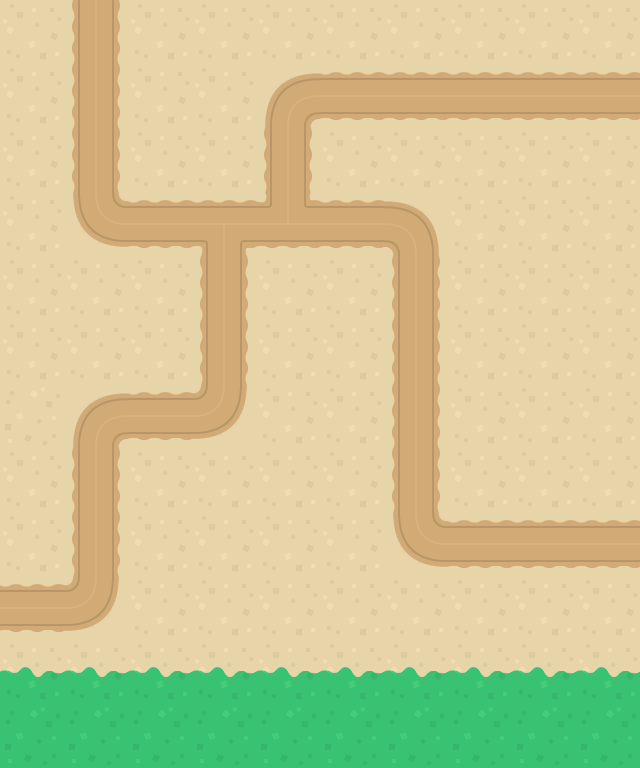

This is a level from a 2D game, rendered from its Tiled map with the project's own tilesets. A one-line summary and the map file follow, with tile-layer data summarised:
An orthogonal 10x12 tile map with 64x64 px tiles, 1 tile layer (terrain), 4 tilesets and 57 objects (18x waypoint, 6x ranged, 5x melee, cow).

<map version="1.0" tiledversion="1.1.5" orientation="orthogonal" renderorder="right-down" width="10" height="12" tilewidth="64" tileheight="64" infinite="0" nextobjectid="157">
 <tileset firstgid="1" source="units.tsx" />
 <tileset firstgid="61" source="enemies.tsx" />
 <tileset firstgid="66" source="locations.tsx" />
 <tileset firstgid="68" source="tiles.tsx" />
 <layer name="terrain" width="10" height="12">
  <data>[120 cells, 120 non-empty, 12 distinct tile ids]</data>
 </layer>
 <objectgroup name="enemies1">
  <properties>
   <property name="route" type="int" value="1" />
  </properties>
  <object id="82" gid="61" x="124" y="-77" width="32" height="32">
   <properties>
    <property name="entry_index" type="int" value="0" />
    <property name="wait" type="float" value="0" />
   </properties>
  </object>
  <object id="83" gid="61" x="164" y="-76" width="32" height="32">
   <properties>
    <property name="entry_index" type="int" value="1" />
    <property name="wait" type="float" value="0.5" />
   </properties>
  </object>
  <object id="84" gid="61" x="203" y="-77" width="32" height="32">
   <properties>
    <property name="entry_index" type="int" value="2" />
    <property name="wait" type="float" value="0.5" />
   </properties>
  </object>
  <object id="85" gid="61" x="244" y="-76" width="32" height="32">
   <properties>
    <property name="entry_index" type="int" value="3" />
    <property name="wait" type="float" value="5" />
   </properties>
  </object>
  <object id="86" gid="61" x="287" y="-76" width="32" height="32">
   <properties>
    <property name="entry_index" type="int" value="4" />
    <property name="wait" type="float" value="0.5" />
   </properties>
  </object>
  <object id="87" gid="61" x="331" y="-76" width="32" height="32">
   <properties>
    <property name="entry_index" type="int" value="5" />
    <property name="wait" type="float" value="0.5" />
   </properties>
  </object>
  <object id="151" gid="61" x="373.5" y="-75" width="32" height="32">
   <properties>
    <property name="entry_index" type="int" value="6" />
    <property name="wait" type="float" value="5" />
   </properties>
  </object>
  <object id="152" gid="61" x="416.5" y="-75" width="32" height="32">
   <properties>
    <property name="entry_index" type="int" value="7" />
    <property name="wait" type="float" value="0.5" />
   </properties>
  </object>
  <object id="153" gid="61" x="460.5" y="-75" width="32" height="32">
   <properties>
    <property name="entry_index" type="int" value="8" />
    <property name="wait" type="float" value="0.5" />
   </properties>
  </object>
 </objectgroup>
 <objectgroup name="enemies2">
  <properties>
   <property name="route" type="int" value="2" />
  </properties>
  <object id="114" gid="63" x="122" y="-36" width="27" height="32">
   <properties>
    <property name="entry_index" type="int" value="0" />
    <property name="trigger_enemy_id" type="int" value="85" />
    <property name="trigger_type" value="terminated" />
    <property name="wait" type="float" value="0" />
   </properties>
  </object>
  <object id="115" gid="63" x="165" y="-38" width="27" height="32">
   <properties>
    <property name="entry_index" type="int" value="1" />
    <property name="wait" type="float" value="1" />
   </properties>
  </object>
  <object id="116" gid="63" x="204" y="-38" width="27" height="32">
   <properties>
    <property name="entry_index" type="int" value="2" />
    <property name="wait" type="float" value="1" />
   </properties>
  </object>
  <object id="117" gid="63" x="247" y="-39" width="27" height="32">
   <properties>
    <property name="entry_index" type="int" value="3" />
    <property name="wait" type="float" value="5" />
   </properties>
  </object>
  <object id="118" gid="63" x="287" y="-36" width="27" height="32">
   <properties>
    <property name="entry_index" type="int" value="4" />
    <property name="wait" type="float" value="1" />
   </properties>
  </object>
 </objectgroup>
 <objectgroup name="enemies3">
  <properties>
   <property name="route" type="int" value="3" />
  </properties>
  <object id="146" gid="65" x="700" y="126" width="31" height="32">
   <properties>
    <property name="entry_index" type="int" value="0" />
    <property name="wait" type="float" value="10" />
   </properties>
  </object>
  <object id="147" gid="65" x="738" y="126" width="31" height="32">
   <properties>
    <property name="entry_index" type="int" value="1" />
    <property name="wait" type="float" value="5" />
   </properties>
  </object>
  <object id="148" gid="65" x="776" y="125" width="31" height="32">
   <properties>
    <property name="entry_index" type="int" value="2" />
    <property name="wait" type="float" value="5" />
   </properties>
  </object>
  <object id="149" gid="62" x="816" y="125" width="32" height="31">
   <properties>
    <property name="entry_index" type="int" value="3" />
    <property name="wait" type="float" value="5" />
   </properties>
  </object>
  <object id="150" gid="62" x="858" y="124" width="32" height="31">
   <properties>
    <property name="entry_index" type="int" value="4" />
    <property name="wait" type="float" value="5" />
   </properties>
  </object>
 </objectgroup>
 <objectgroup name="route1">
  <properties>
   <property name="id" type="int" value="1" />
  </properties>
  <object id="8" name="0" type="waypoint" x="96" y="-46">
   <properties>
    <property name="index" value="0" />
   </properties>
   <point />
  </object>
  <object id="10" name="2" type="waypoint" x="414" y="230">
   <properties>
    <property name="index" value="2" />
   </properties>
   <point />
  </object>
  <object id="13" name="4" type="waypoint" x="695" y="549">
   <properties>
    <property name="index" value="4" />
   </properties>
   <point />
  </object>
  <object id="14" name="1" type="waypoint" x="102" y="225">
   <properties>
    <property name="index" value="1" />
   </properties>
   <point />
  </object>
  <object id="15" name="3" type="waypoint" x="421" y="539">
   <properties>
    <property name="index" value="3" />
   </properties>
   <point />
  </object>
 </objectgroup>
 <objectgroup name="route2">
  <properties>
   <property name="id" type="int" value="2" />
  </properties>
  <object id="91" name="0" type="waypoint" x="96" y="-46">
   <properties>
    <property name="index" value="0" />
   </properties>
   <point />
  </object>
  <object id="92" name="2" type="waypoint" x="226" y="231">
   <properties>
    <property name="index" value="2" />
   </properties>
   <point />
  </object>
  <object id="93" name="4" type="waypoint" x="103" y="425">
   <properties>
    <property name="index" value="4" />
   </properties>
   <point />
  </object>
  <object id="94" name="1" type="waypoint" x="102" y="225">
   <properties>
    <property name="index" value="1" />
   </properties>
   <point />
  </object>
  <object id="95" name="3" type="waypoint" x="219" y="411">
   <properties>
    <property name="index" value="3" />
   </properties>
   <point />
  </object>
  <object id="96" name="5" type="waypoint" x="90.3333" y="603.333">
   <properties>
    <property name="index" value="5" />
   </properties>
   <point />
  </object>
  <object id="119" name="6" type="waypoint" x="-54.6667" y="610.667">
   <properties>
    <property name="index" value="6" />
   </properties>
   <point />
  </object>
 </objectgroup>
 <objectgroup name="route3">
  <properties>
   <property name="id" type="int" value="3" />
  </properties>
  <object id="134" name="0" type="waypoint" x="664" y="102">
   <properties>
    <property name="index" value="0" />
   </properties>
   <point />
  </object>
  </objectgroup>
 <objectgroup name="locations">
  <!-- 11 objects omitted --></objectgroup>
 <objectgroup name="units">
  <!-- 9 objects omitted --></objectgroup>
</map>
<!-- 25 of 57 objects omitted -->
